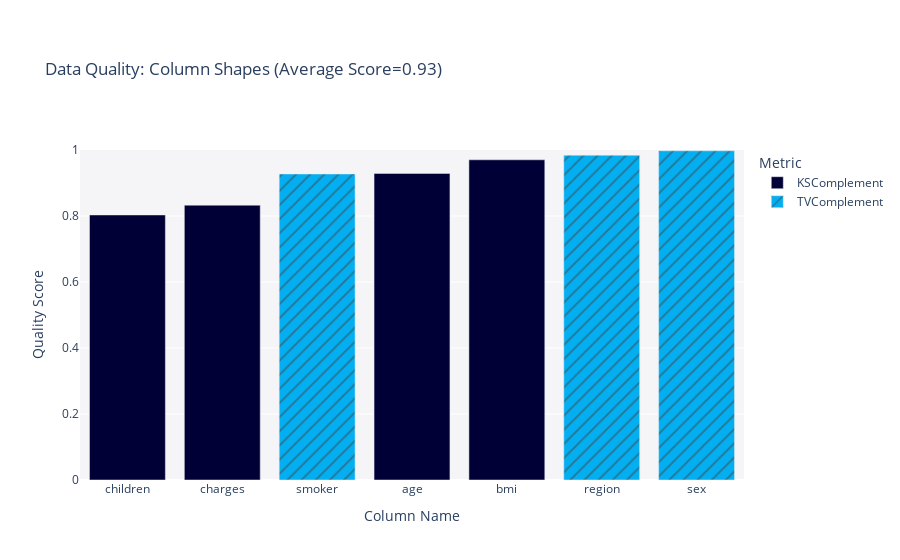

Source (notebook cell):
### Markdown cell above
**Visualize the Quality report**
The quality report relies on two main metrics:
- **Total Variation Distance:** which evaluates the similarity between two discrete distributions (used for categorical variables)
- **Inverted Kolmogorov-Smirnov D statistic:** which evaluates the similarity between two continuous distributions

### Code cell
report = QualityReport()
report.generate(real_data, synthetic_data, metadata)
fig = report.get_visualization(property_name='Column Shapes')
fig.show()

### Figure 1 — Plotly figure (JSON) as saved in the notebook; plotly's stock layout.template omitted (floating-point values rounded to 4 significant figures)
{"data": [{"alignmentgroup": "True", "customdata": [["KSComplement"], ["KSComplement"], ["KSComplement"], ["KSComplement"]], "hovertemplate": "<b>%{hovertext}</b><br><br>Metric=%{customdata[0]}<br>Quality Score=%{y}<extra></extra>", "hovertext": ["age", "bmi", "children", "charges"], "legendgroup": "KSComplement", "marker": {"color": "#000036", "pattern": {"shape": ""}}, "name": "KSComplement", "offsetgroup": "KSComplement", "orientation": "v", "showlegend": true, "textposition": "auto", "type": "bar", "x": ["age", "bmi", "children", "charges"], "xaxis": "x", "y": [0.929, 0.9703, 0.8031, 0.8328], "yaxis": "y"}, {"alignmentgroup": "True", "customdata": [["TVComplement"], ["TVComplement"], ["TVComplement"]], "hovertemplate": "<b>%{hovertext}</b><br><br>Metric=%{customdata[0]}<br>Quality Score=%{y}<extra></extra>", "hovertext": ["sex", "smoker", "region"], "legendgroup": "TVComplement", "marker": {"color": "#03AFF1", "pattern": {"shape": "/"}}, "name": "TVComplement", "offsetgroup": "TVComplement", "orientation": "v", "showlegend": true, "textposition": "auto", "type": "bar", "x": ["sex", "smoker", "region"], "xaxis": "x", "y": [0.9976, 0.9274, 0.9843], "yaxis": "y"}], "layout": {"autosize": true, "barmode": "relative", "legend": {"title": {"text": "Metric"}, "tracegroupgap": 0}, "margin": {"t": 150}, "plot_bgcolor": "#F5F5F8", "title": {"text": "Data Quality: Column Shapes (Average Score=0.93)"}, "xaxis": {"anchor": "y", "autorange": true, "categoryorder": "total ascending", "domain": [0, 1], "range": [-0.5, 6.5], "title": {"text": "Column Name"}, "type": "category"}, "yaxis": {"anchor": "x", "domain": [0, 1], "range": [0, 1], "title": {"text": "Quality Score"}, "type": "linear"}}}
